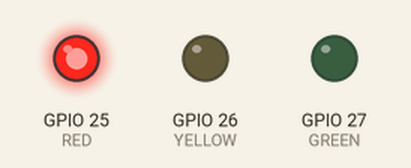
Bench run of a sketch on a simulated ESP32. Shown: output pins drawn as LEDs (lit = HIGH).

Above: at 1.0 s.
At 2.5 s:
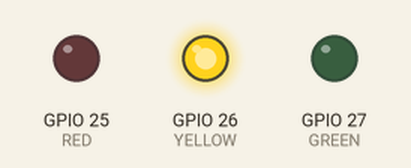
At 4.0 s:
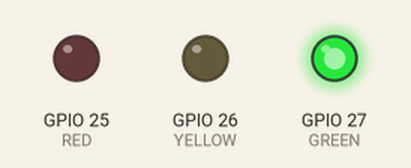
Timing chart, 0 to 6.5 s (numbered marks = the images above):
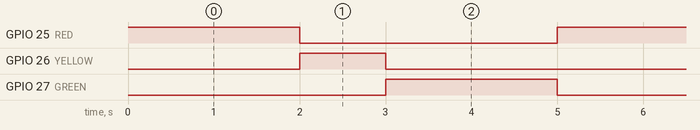

Measured:
- by itself, GPIO 25 (RED), GPIO 27 (GREEN): alternates HIGH for 2.0 s and LOW for 3.0 s
- by itself, GPIO 26 (YELLOW): alternates HIGH for 1.0 s and LOW for 4.0 s
- by itself, everything shown: repeats every 5.0 s, in 3 steps

The sketch:

Traffic_Light_Test.ino.ino
```cpp
#define RED 25
#define YELLOW 26
#define GREEN 27

void setup() {
  pinMode(RED, OUTPUT);
  pinMode(YELLOW, OUTPUT);
  pinMode(GREEN, OUTPUT);
}

void loop() {

  // Red ON
  digitalWrite(RED, HIGH);
  digitalWrite(YELLOW, LOW);
  digitalWrite(GREEN, LOW);
  delay(2000);

  // Yellow ON
  digitalWrite(RED, LOW);
  digitalWrite(YELLOW, HIGH);
  digitalWrite(GREEN, LOW);
  delay(1000);

  // Green ON
  digitalWrite(RED, LOW);
  digitalWrite(YELLOW, LOW);
  digitalWrite(GREEN, HIGH);
  delay(2000);
}
```
